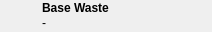
               <widget class="QWidget" name="widget_10" native="true">
                <property name="sizePolicy">
                 <sizepolicy hsizetype="Preferred" vsizetype="Preferred">
                  <horstretch>0</horstretch>
                  <verstretch>0</verstretch>
                 </sizepolicy>
                </property>
                <property name="minimumSize">
                 <size>
                  <width>0</width>
                  <height>32</height>
                 </size>
                </property>
                <property name="maximumSize">
                 <size>
                  <width>16777215</width>
                  <height>32</height>
                 </size>
                </property>
                <layout class="QHBoxLayout" name="horizontalLayout_10">
                 <property name="spacing">
                  <number>5</number>
                 </property>
                 <property name="leftMargin">
                  <number>5</number>
                 </property>
                 <property name="topMargin">
                  <number>0</number>
                 </property>
                 <property name="rightMargin">
                  <number>0</number>
                 </property>
                 <property name="bottomMargin">
                  <number>0</number>
                 </property>
                 <item>
                  <widget class="QLabel" name="wasteIcon">
                   <property name="sizePolicy">
                    <sizepolicy hsizetype="Fixed" vsizetype="Fixed">
                     <horstretch>0</horstretch>
                     <verstretch>0</verstretch>
                    </sizepolicy>
                   </property>
                   <property name="minimumSize">
                    <size>
                     <width>32</width>
                     <height>32</height>
                    </size>
                   </property>
                   <property name="maximumSize">
                    <size>
                     <width>32</width>
                     <height>32</height>
                    </size>
                   </property>
                   <property name="frameShape">
                    <enum>QFrame::NoFrame</enum>
                   </property>
                   <property name="text">
                    <string/>
                   </property>
                   <property name="pixmap">
                    <pixmap resource="../../../../resources/icons_pq.qrc">:/pq/icons/pausequafe/bp/waste.png</pixmap>
                   </property>
                  </widget>
                 </item>
                 <item>
                  <layout class="QVBoxLayout" name="verticalLayout_14">
                   <property name="spacing">
                    <number>0</number>
                   </property>
                   <item>
                    <widget class="QLabel" name="label_32">
                     <property name="sizePolicy">
                      <sizepolicy hsizetype="Preferred" vsizetype="Fixed">
                       <horstretch>0</horstretch>
                       <verstretch>0</verstretch>
                      </sizepolicy>
                     </property>
                     <property name="minimumSize">
                      <size>
                       <width>170</width>
                       <height>14</height>
                      </size>
                     </property>
                     <property name="maximumSize">
                      <size>
                       <width>16777215</width>
                       <height>14</height>
                      </size>
                     </property>
                     <property name="text">
                      <string>&lt;b&gt;Base Waste&lt;/b&gt;</string>
                     </property>
                     <property name="textFormat">
                      <enum>Qt::AutoText</enum>
                     </property>
                    </widget>
                   </item>
                   <item>
                    <widget class="QLabel" name="wasteLabel">
                     <property name="sizePolicy">
                      <sizepolicy hsizetype="Preferred" vsizetype="Fixed">
                       <horstretch>0</horstretch>
                       <verstretch>0</verstretch>
                      </sizepolicy>
                     </property>
                     <property name="minimumSize">
                      <size>
                       <width>170</width>
                       <height>14</height>
                      </size>
                     </property>
                     <property name="maximumSize">
                      <size>
                       <width>16777215</width>
                       <height>14</height>
                      </size>
                     </property>
                     <property name="text">
                      <string>-</string>
                     </property>
                    </widget>
                   </item>
                  </layout>
                 </item>
                </layout>
               </widget>
